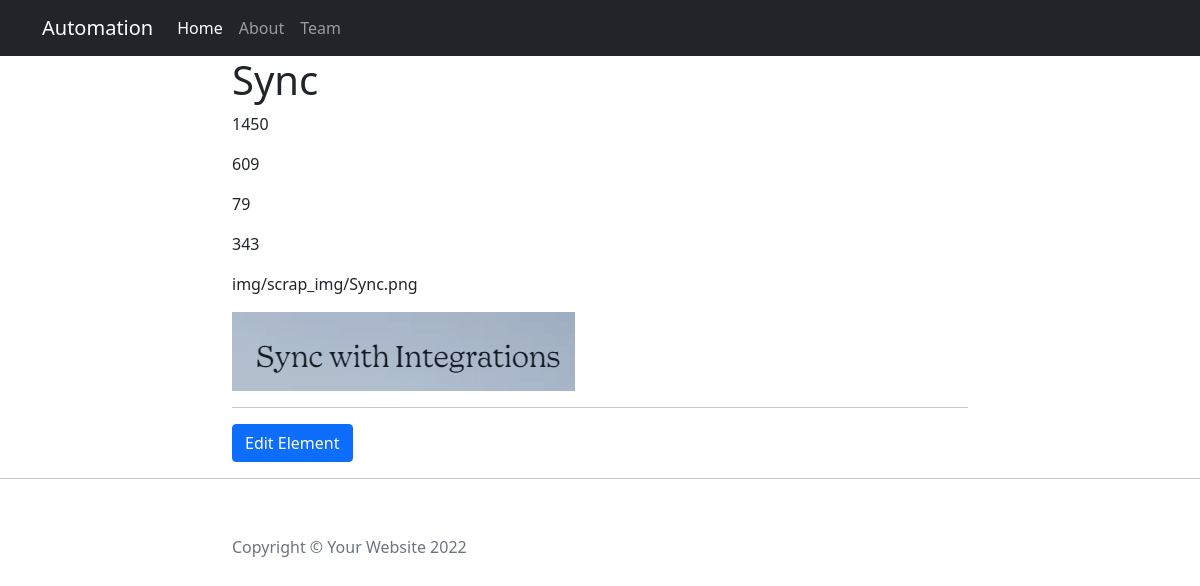
Screenshot of /post/3 with the database file from the repository.
### app.py (models this page shows)
class ElementTable(db.Model):
    id = db.Column(db.Integer, primary_key=True)
    name = db.Column(db.String(250))
    x_cod = db.Column(db.Integer)
    y_cod = db.Column(db.Integer)
    height = db.Column(db.Integer)
    width = db.Column(db.Integer)
    img_url = db.Column(db.String(250))
    website = db.Column(db.String(300))

### app.py (the view)
@app.route("/post/<int:element_id>")
def show_element(element_id):
    requested_element = ElementTable.query.get(element_id)
    return render_template("element.html", element=requested_element)

### templates/element.html (shortened to what this page needs)
{% include "header.html" %}
  <header class="masthead" style="background-image: url('{{element.img_url}}')">
    <div class="container">
      <div class="row">
        <div class="col-lg-8 col-md-10 mx-auto">
          <div class="post-heading">
            <h1>Element Details : </h1>
          </div>
        </div>
      </div>
    </div>
  </header>
  <article>
    <div class="container">
      <div class="row">
        <div class="col-lg-8 col-md-10 mx-auto">
            <h1>{{element.name}}</h1>
            <p class="subheading">{{element.x_cod}}</p>
              <p class="subheading">{{element.y_cod}}</p>
              <p class="subheading">{{element.height}}</p>
              <p class="subheading">{{element.width}}</p>
                <p class="subheading">{{element.img_url}}</p>
            <img src="{{ url_for('static', filename=element.img_url) }}" />
          <hr>
           <div class="clearfix">
          <a class="btn btn-primary float-right" href="{{url_for('edit_element', element_id=element.id)}}">Edit Element</a>
        </div>
          </div>
      </div>
    </div>
  </article>
  <hr>
{% include "footer.html" %}

### rows the page displays
ElementTable: name "Sync", x_cod "1450", y_cod "609", height "79", width "343", img_url "img/scrap_img/Sync.png", img_url (picture)
